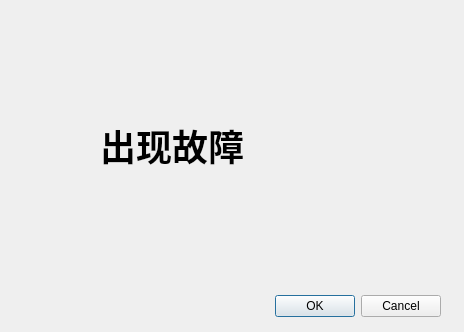
<?xml version="1.0" encoding="UTF-8"?>
<ui version="4.0">
 <class>Dialog_alarm</class>
 <widget class="QDialog" name="Dialog_alarm">
  <property name="geometry">
   <rect>
    <x>0</x>
    <y>0</y>
    <width>464</width>
    <height>332</height>
   </rect>
  </property>
  <property name="windowTitle">
   <string>Dialog</string>
  </property>
  <widget class="QDialogButtonBox" name="buttonBox">
   <property name="geometry">
    <rect>
     <x>140</x>
     <y>290</y>
     <width>301</width>
     <height>32</height>
    </rect>
   </property>
   <property name="orientation">
    <enum>Qt::Horizontal</enum>
   </property>
   <property name="standardButtons">
    <set>QDialogButtonBox::Cancel|QDialogButtonBox::Ok</set>
   </property>
  </widget>
  <widget class="QLabel" name="labeltext">
   <property name="geometry">
    <rect>
     <x>100</x>
     <y>110</y>
     <width>241</width>
     <height>71</height>
    </rect>
   </property>
   <property name="font">
    <font>
     <pointsize>27</pointsize>
     <weight>75</weight>
     <bold>true</bold>
    </font>
   </property>
   <property name="text">
    <string>出现故障</string>
   </property>
   <property name="textFormat">
    <enum>Qt::AutoText</enum>
   </property>
   <property name="scaledContents">
    <bool>false</bool>
   </property>
  </widget>
 </widget>
 <resources/>
 <connections>
  <connection>
   <sender>buttonBox</sender>
   <signal>accepted()</signal>
   <receiver>Dialog_alarm</receiver>
   <slot>accept()</slot>
   <hints>
    <hint type="sourcelabel">
     <x>248</x>
     <y>254</y>
    </hint>
    <hint type="destinationlabel">
     <x>157</x>
     <y>274</y>
    </hint>
   </hints>
  </connection>
  <connection>
   <sender>buttonBox</sender>
   <signal>rejected()</signal>
   <receiver>Dialog_alarm</receiver>
   <slot>reject()</slot>
   <hints>
    <hint type="sourcelabel">
     <x>316</x>
     <y>260</y>
    </hint>
    <hint type="destinationlabel">
     <x>286</x>
     <y>274</y>
    </hint>
   </hints>
  </connection>
 </connections>
</ui>
